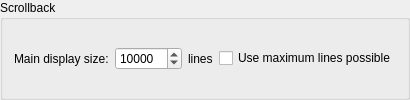
        <widget class="QGroupBox" name="groupBox_consoleBuffer">
         <property name="title">
          <string>Scrollback</string>
         </property>
         <layout class="QHBoxLayout" name="horizontalLayout_groupBox_consoleBuffer">
          <item>
           <widget class="QFrame" name="frame_console_buffer_size">
            <property name="frameShape">
             <enum>QFrame::Shape::NoFrame</enum>
            </property>
            <layout class="QHBoxLayout" name="horizontalLayout_frame_console_buffer_size">
             <property name="leftMargin">
              <number>0</number>
             </property>
             <property name="topMargin">
              <number>0</number>
             </property>
             <property name="rightMargin">
              <number>0</number>
             </property>
             <property name="bottomMargin">
              <number>0</number>
             </property>
             <item>
              <widget class="QLabel" name="label_console_buffer_size_spinBox">
               <property name="sizePolicy">
                <sizepolicy hsizetype="Preferred" vsizetype="Preferred">
                 <horstretch>0</horstretch>
                 <verstretch>0</verstretch>
                </sizepolicy>
               </property>
               <property name="maximumSize">
                <size>
                 <width>200</width>
                 <height>16777215</height>
                </size>
               </property>
               <property name="toolTip">
                <string>&lt;p&gt;Maximum number of lines to keep in the console buffer. When exceeded, older lines are removed in batches.&lt;/p&gt;</string>
               </property>
               <property name="accessibleDescription">
                <string>Maximum number of lines to keep in the console buffer. When exceeded, older lines are removed in batches.</string>
               </property>
               <property name="text">
                <string>Main display size:</string>
               </property>
               <property name="buddy">
                <cstring>console_buffer_size_spinBox</cstring>
               </property>
              </widget>
             </item>
             <item>
              <widget class="QSpinBox" name="console_buffer_size_spinBox">
               <property name="toolTip">
                <string>&lt;p&gt;Maximum number of lines to keep in the console buffer. Minimum is 100 lines.&lt;/p&gt;</string>
               </property>
               <property name="accessibleDescription">
                <string>Maximum number of lines to keep in the console buffer. Minimum is 100 lines.</string>
               </property>
               <property name="minimum">
                <number>100</number>
               </property>
               <property name="maximum">
                <number>2147483647</number>
               </property>
               <property name="value">
                <number>10000</number>
               </property>
              </widget>
             </item>
             <item>
              <widget class="QLabel" name="label_console_buffer_lines">
               <property name="text">
                <string>lines</string>
               </property>
               <property name="buddy">
                <cstring>console_buffer_size_spinBox</cstring>
               </property>
              </widget>
             </item>
            </layout>
           </widget>
          </item>
          <item>
           <widget class="QCheckBox" name="checkBox_useMaxBufferSize">
            <property name="toolTip">
             <string>&lt;p&gt;Use the maximum buffer size your system can handle. This will be calculated based on available memory.&lt;/p&gt;</string>
            </property>
            <property name="accessibleDescription">
             <string>Use the maximum buffer size your system can handle. This will be calculated based on available memory.</string>
            </property>
            <property name="text">
             <string>Use maximum lines possible</string>
            </property>
           </widget>
          </item>
         </layout>
        </widget>
